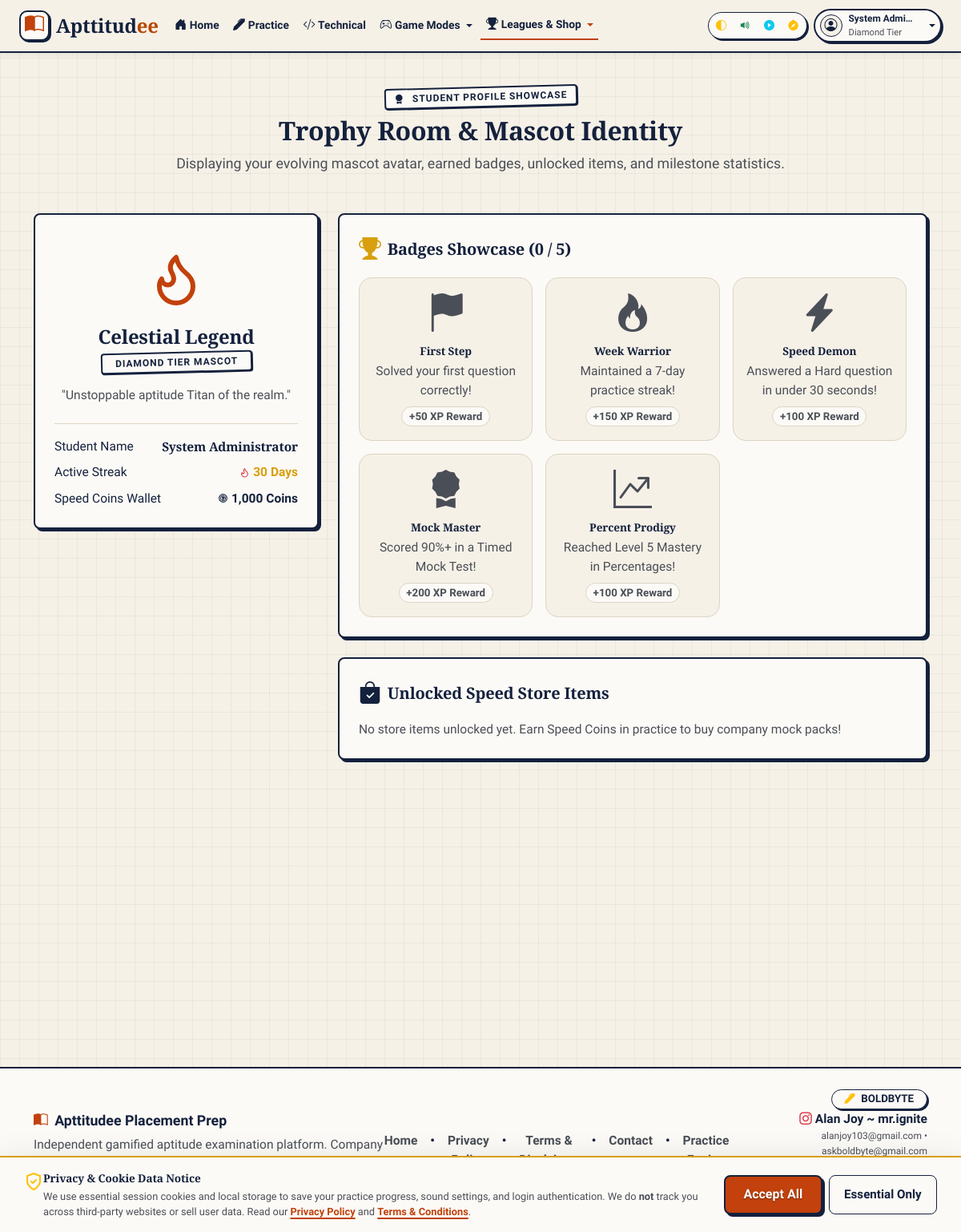
The app's page /public/index.php?action=trophy_room (signed in) with its own data.
### tables this page shows
CREATE TABLE `users` (
  `id` int NOT NULL AUTO_INCREMENT,
  `name` varchar(100) NOT NULL,
  `email` varchar(150) NOT NULL,
  `password_hash` varchar(255) NOT NULL,
  `plan` enum('free','premium') NOT NULL DEFAULT 'free',
  `total_xp` int NOT NULL DEFAULT '0',
  `coins` int NOT NULL DEFAULT '0',
  `tier` enum('Bronze','Silver','Gold','Platinum','Diamond') NOT NULL DEFAULT 'Bronze',
  `current_streak` int NOT NULL DEFAULT '0',
  `last_active_date` date DEFAULT NULL,
  `streak_freezes` int NOT NULL DEFAULT '1',
  `created_at` timestamp NULL DEFAULT CURRENT_TIMESTAMP,
  `onboarding_completed` tinyint(1) NOT NULL DEFAULT '0',
  `bio` text,
  `avatar_icon` varchar(50) DEFAULT 'bi-person-circle',
  `referral_code` varchar(20) DEFAULT NULL,
  `referred_by` int DEFAULT NULL,
  `device_hash` varchar(255) DEFAULT NULL,
  `role` varchar(20) DEFAULT 'user',
  PRIMARY KEY (`id`),
  UNIQUE KEY `email` (`email`)
);

CREATE TABLE `badges` (
  `id` int NOT NULL AUTO_INCREMENT,
  `code` varchar(50) NOT NULL,
  `title` varchar(100) NOT NULL,
  `description` text NOT NULL,
  `icon` varchar(50) NOT NULL,
  `xp_reward` int NOT NULL DEFAULT '50',
  PRIMARY KEY (`id`),
  UNIQUE KEY `code` (`code`)
);

### config/app.php (called while the page is built, shortened)
<?php
function asset_url(string $relativePath): string {
    $cleanPath = ltrim($relativePath, '/');
    $diskPath = __DIR__ . '/../public/' . $cleanPath;
    $v = file_exists($diskPath) ? filemtime($diskPath) : time();
    $result = APP_BASE_URL . '/' . $cleanPath . '?v=' . $v;
    return $result;
}

### app/Models/User.php (called while the page is built, shortened)
<?php
require_once __DIR__ . '/../Services/GamificationEngine.php';
class User {
    private static array $idCache = [];
    public static function findById(int $id): ?array {
        if (isset(self::$idCache[$id])) {
            return self::$idCache[$id];
        }
        $db = Database::getConnection();
        $stmt = $db->prepare("SELECT * FROM users WHERE id = ?");
        $stmt->execute([$id]);
        $user = $stmt->fetch();
        $res = $user ?: null;
        self::$idCache[$id] = $res;
        return $res;
    }
}

### app/Services/GamificationEngine.php (called while the page is built, shortened)
<?php
class GamificationEngine {
    public static function getMascotForTier(string $tier): array {
        return match ($tier) {
            'Bronze' => ['name' => 'Apprentice Golem', 'icon' => 'icon-shield', 'desc' => 'Sturdy beginner crafting core fundamentals.'],
            'Silver' => ['name' => 'Scholar Griffin', 'icon' => 'icon-swords', 'desc' => 'Swift strategist mastering reasoning speed.'],
            'Gold' => ['name' => 'Sage Dragon', 'icon' => 'icon-crown', 'desc' => 'Master of speed & precision calculations.'],
            'Platinum' => ['name' => 'Arch-Mage Phoenix', 'icon' => 'icon-medal', 'desc' => 'Elite solver dominating placement papers.'],
            'Diamond' => ['name' => 'Celestial Legend', 'icon' => 'icon-flame', 'desc' => 'Unstoppable aptitude Titan of the realm.'],
            default => ['name' => 'Novice Adventurer', 'icon' => 'icon-target', 'desc' => 'Beginning the journey.']
        };
    }
}

### app/Views/trophy_room.php (the view, shortened to what this page needs)
<?php
$db = Database::getConnection();
$userId = $_SESSION['user_id'] ?? null;
$user = User::findById($userId);
$mascot = GamificationEngine::getMascotForTier($user['tier'] ?? 'Bronze');
$badgesStmt = $db->prepare("
    SELECT b.*, ub.earned_at
    FROM badges b
    JOIN user_badges ub ON b.id = ub.badge_id
    WHERE ub.user_id = ?
");
$badgesStmt->execute([$userId]);
$earnedBadges = $badgesStmt->fetchAll();
$allBadges = $db->query("SELECT * FROM badges ORDER BY id ASC")->fetchAll();
$earnedBadgeIds = array_column($earnedBadges, 'id');
$unlocksStmt = $db->prepare("
    SELECT u.*, uu.unlocked_at
    FROM unlockables u
    JOIN user_unlocks uu ON u.id = uu.unlockable_id
    WHERE uu.user_id = ?
");
$unlocksStmt->execute([$userId]);
$unlockedItems = $unlocksStmt->fetchAll();
?>
<div class="row g-4 justify-content-center py-3">
  <div class="col-12 text-center mb-2">
    <div class="stamp-badge mb-2">
      <i class="bi bi-award-fill me-1"></i> Student Profile Showcase
    </div>
    <h2 class="font-serif fw-bold fs-2 text-ink">Trophy Room & Mascot Identity</h2>
    <p class="text-ink-muted">Displaying your evolving mascot avatar, earned badges, unlocked items, and milestone statistics.</p>
  </div>
  <div class="col-md-5 col-lg-4">
    <div class="card card-gamified p-4 text-center">
      <div class="my-3 d-flex justify-content-center align-items-center" style="min-height: 80px; color: var(--marker-orange);">
        <svg class="exam-icon" style="width: 72px; height: 72px;"><use href="#<?= htmlspecialchars($mascot['icon']) ?>"></use></svg>
      </div>
      <h3 class="font-serif fw-bold text-ink mb-1"><?= htmlspecialchars($mascot['name']) ?></h3>
      <div class="d-flex justify-content-center">
        <span class="stamp-badge py-1 px-3 mb-3">
          <?= $user['tier'] ?> Tier Mascot
        </span>
      </div>
      <p class="text-ink-muted small mb-4">
        "<?= $mascot['desc'] ?>"
      </p>
      <div class="border-top pt-3" style="border-color: var(--border) !important;">
        <div class="d-flex justify-content-between text-ink-muted small mb-2">
          <span>Student Name</span>
          <strong class="text-ink font-serif"><?= htmlspecialchars($user['name']) ?></strong>
        </div>
        <div class="d-flex justify-content-between text-ink-muted small mb-2">
          <span>Active Streak</span>
          <strong class="d-inline-flex align-items-center gap-1" style="color: var(--highlight);"><svg class="exam-icon text-danger icon-13"><use href="#icon-flame"></use></svg> <?= $user['current_streak'] ?> Days</strong>
        </div>
        <div class="d-flex justify-content-between text-ink-muted small">
          <span>Speed Coins Wallet</span>
          <strong class="d-inline-flex align-items-center gap-1" style="color: var(--accent);"><svg class="exam-icon icon-13"><use href="#icon-coin"></use></svg> <?= number_format($user['coins']) ?> Coins</strong>
        </div>
      </div>
    </div>
  </div>
  <div class="col-md-7 col-lg-8">
    <div class="card card-gamified p-4 mb-4">
      <h4 class="font-serif fw-bold text-ink mb-3 d-flex align-items-center gap-2">
        <i class="bi bi-trophy-fill fs-3" style="color: var(--highlight);"></i> Badges Showcase (<?= count($earnedBadges) ?> / <?= count($allBadges) ?>)
      </h4>
      <div class="row g-3">
        <?php foreach ($allBadges as $badge):
          $isEarned = in_array($badge['id'], $earnedBadgeIds);
        ?>
          <div class="col-6 col-sm-4">
            <div class="p-3 text-center rounded-4 border" style="background-color: <?= $isEarned ? 'var(--highlight-bg)' : 'var(--bg)' ?>; border-color: <?= $isEarned ? 'var(--highlight-border)' : 'var(--border)' ?> !important;">
              <i class="bi <?= $badge['icon'] ?> display-5 mb-2 d-block" style="color: <?= $isEarned ? 'var(--highlight-border)' : 'var(--ink-muted)' ?>;"></i>
              <h6 class="font-serif fw-bold mb-1" style="color: <?= $isEarned ? 'var(--highlight-text)' : 'var(--ink-muted)' ?>;"><?= htmlspecialchars($badge['title']) ?></h6>
              <small class="text-ink-muted d-block fs-8"><?= htmlspecialchars($badge['description']) ?></small>
              <?php if ($isEarned): ?>
                <span class="badge text-white mt-2 rounded-pill small d-inline-flex align-items-center gap-1" style="background-color: var(--success);"><svg class="exam-icon" style="width:10px;height:10px;"><use href="#icon-check"></use></svg> Unlocked</span>
              <?php else: ?>
                <span class="badge rounded-pill small mt-2" style="background-color: var(--surface); color: var(--ink-muted); border: 1px solid var(--border);">+<?= $badge['xp_reward'] ?> XP Reward</span>
              <?php endif; ?>
            </div>
          </div>
        <?php endforeach; ?>
      </div>
    </div>
    <div class="card card-gamified p-4">
      <h4 class="font-serif fw-bold text-ink mb-3 d-flex align-items-center gap-2">
        <i class="bi bi-bag-check-fill fs-3" style="color: var(--accent);"></i> Unlocked Speed Store Items
      </h4>
      <?php if (empty($unlockedItems)): ?>
        <p class="text-ink-muted small mb-0">No store items unlocked yet. Earn Speed Coins in practice to buy company mock packs!</p>
      <?php endif; ?>
    </div>
  </div>
</div>

### app/Views/header.php (shortened to what this page needs)
<!DOCTYPE html>
<html lang="en">
<head>
  <?php
    $currentAction = $_GET['action'] ?? 'landing';
    $isQuizSession = ($currentAction === 'practice' && (isset($_GET['session']) || isset($_GET['subtopic_id']) || (isset($_GET['mode']) && $_GET['mode'] === 'quiz')))
                  || ($currentAction === 'mock' && isset($_GET['session']) && $_GET['session'] === 'active')
                  || ($currentAction === 'technical' && (isset($_GET['session']) || isset($_GET['start']) || (isset($_GET['mode']) && $_GET['mode'] === 'quiz')));
  ?>
  <link href="https://cdn.jsdelivr.net/npm/bootstrap@5.3.0/dist/css/bootstrap.min.css" rel="stylesheet">
  <link href="https://cdn.jsdelivr.net/npm/bootstrap-icons@1.10.5/font/bootstrap-icons.css" rel="stylesheet" media="print" onload="this.media='all'">
  <link rel="stylesheet" href="<?= file_exists(__DIR__ . '/../../public/css/style.min.css') ? asset_url('css/style.min.css') : asset_url('css/style.css') ?>">
  <link rel="stylesheet" href="<?= file_exists(__DIR__ . '/../../public/css/theme.min.css') ? asset_url('css/theme.min.css') : asset_url('css/theme.css') ?>">
<?php
$currentUser = null;
if (isset($_SESSION['user_id'])) {
    $currentUser = User::findById($_SESSION['user_id']);
}
?>
</head>
<body class="<?= $isQuizSession ? 'is-quiz quiz-session-body' : 'has-bottom-nav' ?>">
<nav class="navbar navbar-expand-lg nav-gamified sticky-top py-2 d-none d-lg-block">
  <div class="container-fluid px-3 px-xl-4 nav-max-bound">
    <a class="navbar-brand d-flex align-items-center gap-2 me-lg-2 me-xl-3 flex-shrink-0 text-nowrap" href="index.php?action=landing" aria-label="Apttitudee Homepage">
      <div class="brand-icon-box flex-shrink-0">
        <i class="bi bi-book-half fs-4 text-accent"></i>
      </div>
      <div class="d-flex flex-column leading-tight flex-shrink-0 text-nowrap">
        <span class="font-serif fw-bold fs-4 text-ink brand-title-text flex-shrink-0">Apttitud<span class="brand-accent-text">ee</span></span>
      </div>
    </a>
    <div class="collapse navbar-collapse show" id="navMenu">
      <ul class="navbar-nav me-auto mb-2 mb-lg-0 ms-lg-2 gap-1 align-items-center">
        <li class="nav-item">
          <a class="nav-link-gamified <?= ($currentAction === 'landing' || empty($currentAction)) ? 'active' : '' ?>" href="index.php?action=landing">
            <i class="bi bi-house-door-fill"></i> <span>Home</span>
          </a>
        </li>
        <li class="nav-item">
          <a class="nav-link-gamified <?= $currentAction === 'practice' ? 'active' : '' ?>" href="index.php?action=practice">
            <i class="bi bi-pen-fill"></i> <span>Practice</span>
          </a>
        </li>
        <li class="nav-item">
          <a class="nav-link-gamified <?= $currentAction === 'technical' ? 'active' : '' ?>" href="index.php?action=technical">
            <i class="bi bi-code-slash text-info"></i> <span>Technical</span>
          </a>
        </li>
        <?php $isModeActive = in_array($currentAction, ['skill_tree', 'campaign', 'duel', 'time_attack']); ?>
        <li class="nav-item dropdown">
          <a class="nav-link-gamified dropdown-toggle <?= $isModeActive ? 'active' : '' ?>" href="#" role="button" data-bs-toggle="dropdown" aria-expanded="false">
            <i class="bi bi-controller"></i> <span>Game Modes</span>
          </a>
        </li>
        <?php $isSocialActive = in_array($currentAction, ['leaderboard', 'store', 'social', 'trophy_room']); ?>
        <li class="nav-item dropdown">
          <a class="nav-link-gamified dropdown-toggle <?= $isSocialActive ? 'active' : '' ?>" href="#" role="button" data-bs-toggle="dropdown" aria-expanded="false">
            <i class="bi bi-trophy-fill"></i> <span>Leagues & Shop</span>
          </a>
        </li>
      </ul>
      <div class="d-flex align-items-center gap-1.5 gap-xl-2 ms-auto flex-nowrap flex-shrink-0">
        <div class="nav-utility-bar d-flex align-items-center gap-1 p-1 rounded-pill ms-1 flex-shrink-0">
          <button type="button" class="btn btn-utility-icon" onclick="toggleExamTheme()" title="Toggle Dark/Light Mode" aria-label="Toggle Dark/Light Mode">
            <i class="bi bi-circle-half text-warning"></i>
          </button>
          <button id="soundToggleBtn" class="btn btn-utility-icon btn-sound-toggle" title="Toggle Sound FX" aria-label="Toggle Sound Effects">
          </button>
          <button type="button" class="btn btn-utility-icon" onclick="playBoldbyteIntro()" title="Play Exam Intro" aria-label="Play Exam Intro">
            <i class="bi bi-play-circle-fill text-info"></i>
          </button>
          <button type="button" class="btn btn-utility-icon" data-bs-toggle="modal" data-bs-target="#featureGuideModal" title="How Apttitudee Works Guide" aria-label="Feature Guide">
            <i class="bi bi-compass-fill text-warning"></i>
          </button>
        </div>
        <?php if ($currentUser): ?>
          <div class="dropdown flex-shrink-0">
            <button class="btn btn-user-profile dropdown-toggle d-flex align-items-center gap-2 py-1 px-2 px-sm-2.5" type="button" data-bs-toggle="dropdown" aria-expanded="false">
              <div class="avatar-circle flex-shrink-0" aria-hidden="true">
                <i class="bi <?= !empty($currentUser['avatar_icon']) ? $currentUser['avatar_icon'] : 'bi-person-circle' ?>"></i>
              </div>
              <div class="d-none d-xl-flex flex-column text-start me-1 flex-shrink-0">
                <span class="fw-bold small text-ink leading-tight text-truncate user-name-text"><?= htmlspecialchars($currentUser['name']) ?></span>
                <span class="text-muted extra-small user-tier-label"><?= htmlspecialchars($currentUser['tier']) ?> Tier</span>
              </div>
            </button>
          </div>
        <?php endif; ?>
      </div>
    </div>
  </div>
</nav>
<div class="container py-3 py-md-4 flex-grow-1">

### records on screen
users: name "System Admi…", tier "Diamond", tier "Celestial Legend", tier "DIAMOND", tier "Unstoppable aptitude Titan of the realm.", name "System Administrator", current_streak "30", coins "1,000"
badges: title "First Step", description "Solved your first question correctly!", xp_reward "50"
badges: title "Week Warrior", description "Maintained a 7-day practice streak!", xp_reward "150"
badges: title "Speed Demon", description "Answered a Hard question in under 30 seconds!", xp_reward "100"
badges: title "Mock Master", description "Scored 90%+ in a Timed Mock Test!", xp_reward "200"
badges: title "Percent Prodigy", description "Reached Level 5 Mastery in Percentages!", xp_reward "100"

### other values on screen
count($earnedBadges) "0"
count($allBadges) "5"
